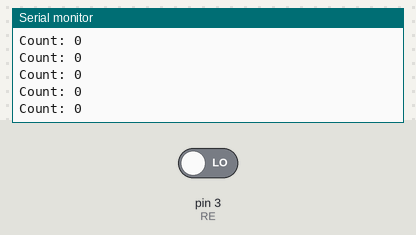
A sketch run on a simulated Arduino Uno, built with avr-gcc and run on an emulated ATmega328P. Shown: the last lines printed to the serial monitor. The inputs (shaded band) are chosen by the test bench; at power-on: pin 3 (RE) LOW.

Above: at 1.2 s.
1.3 s: pin 3 (RE) driven HIGH
At 1.9 s:
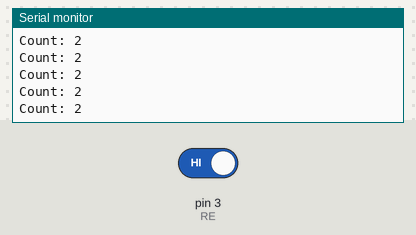
2.8 s: pin 3 (RE) driven LOW
4.3 s: pin 3 (RE) driven HIGH
At 5.0 s:
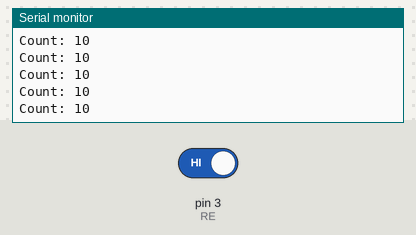
Timing chart, 0 to 7.3 s (numbered marks = the images above; inputs shaded):
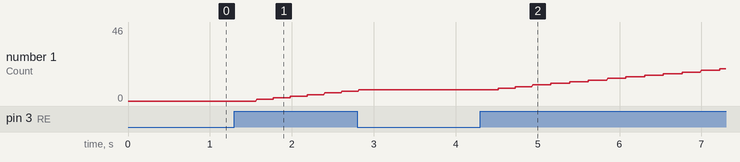

Measured:
- after the input at 1.3 s, the serial monitor: prints a new line after 0.27 s (image 1)
- after the input at 4.3 s, the serial monitor: prints a new line after 0.22 s (image 2)
- plotted number 1: 0 → 6 after the input at 1.3 s, 7 → 46 after the input at 4.3 s

The sketch:

Rotary_Encoder_Jarak.ino
```cpp
#define RE 3

unsigned int counter;
unsigned int count = 0;
unsigned int rotation = 0;


void setup()
{
  Serial.begin(9600);
  pinMode(RE,INPUT);
}

void loop()
{
  counter = digitalRead(RE);

  if (counter == 1)
  {
    count++;
  }

  rotation = (count/20);
  Serial.print("Count: ");
  Serial.println(rotation);
}
```
